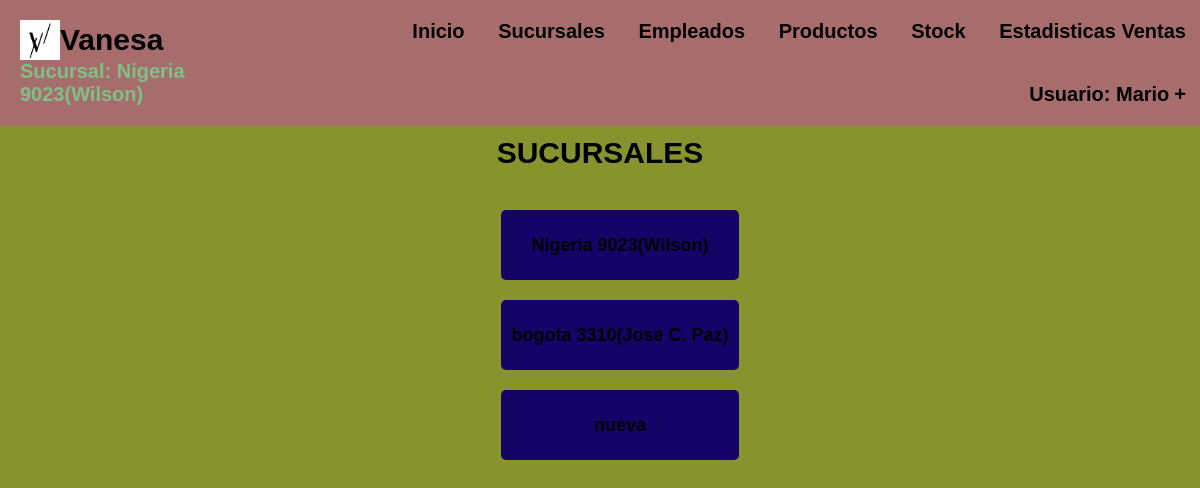
The app's page /Vistas/select.php (signed in) with its own data.
### tables this page shows
CREATE TABLE `infosucursal` (
  `id` int(11) NOT NULL,
  `nombre` varchar(30) NOT NULL,
  `logo` text NOT NULL,
  `bg_color` varchar(10) NOT NULL,
  `header_color` varchar(10) NOT NULL,
  `table_color` varchar(10) NOT NULL,
  `font` varchar(10) NOT NULL,
  `btn` varchar(10) NOT NULL,
  `aside` varchar(10) NOT NULL,
  `aside_btn` varchar(10) NOT NULL
);

CREATE TABLE `sucursales` (
  `Cod_sucursal` int(11) NOT NULL,
  `Direccion` varchar(40) NOT NULL,
  `Capacidad` int(10) NOT NULL,
  `Cod_supervisor` varchar(28) NOT NULL,
  `Fecha` date NOT NULL
);

### Modelos/consultas.php (called while the page is built, shortened)
<?php
	function getSucursales($one=" "){
		require'../Modelos/conexion.php';
		$consulta = $conexion->prepare("SELECT * FROM sucursales $one");
		$consulta->execute();
		$datos = $consulta->fetchAll(PDO::FETCH_ASSOC);
		return $datos;
	}
	function view_tabla($nombre){
		require'../Modelos/conexion.php';
		$consulta = $conexion->prepare("SELECT * FROM $nombre");
		$consulta->execute();
		$datos = $consulta->fetchAll(PDO::FETCH_ASSOC);
		return $datos;
	}
?>

### Vistas/select.php (the view, shortened to what this page needs)
<?php include 'header.php'; ?>
<!DOCTYPE html>
<html lang="en">
<head>
    <link rel="stylesheet" href="../Vistas/styles/style.css">
</head>
<body>
	<section>
        <h1 style="text-align:center;">SUCURSALES</h1>
        <form action="" method="post" class="menu-select">
            <ul class="links">
                <?php
                   $sucursales = getSucursales();
                   foreach($sucursales as $sucursal){
                        echo'<li>
                    <input id="input_head" name="sucursal" type="submit" value="'.$sucursal['Direccion'].'"></li>';
                   }
                ?>
            </ul>
        </form>
    </section>
</body>
</html>

### Vistas/header.php (shortened to what this page needs)
<?php
if(!isset($_SESSION['usuario'])){
  header("location:../index.php");
}
else{
    include_once '../Modelos/consultas.php'; $info=view_tabla('infosucursal');
    ?>
      <link rel="stylesheet" type="text/css" href="styles/style.css">
  <nav id='menu' data-bg="<?= $_SESSION['bg'] ?>" data-header="<?= $_SESSION['header'] ?>" data-th="<?= $_SESSION['th'] ?>" data-font="<?= $_SESSION['font'] ?>" data-btn="<?= $_SESSION['btn'] ?>" data-aside="<?= $_SESSION['aside'] ?>" data-aside_btn="<?= $_SESSION['aside_btn'] ?>"">
    <div style="display: flex;margin-left: 20px;width: 30%;flex-direction: column;">
      <div style="display: flex;align-items: center;">
        <img src="./imgs/logo.png" width="40" height="40" >
        <h2 style="margin:0"><?= $info[0]['nombre'] ?></h2>
      </div>
      <h4 style="color: #7ec088;"><?= isset($_SESSION['sucursal']) ? 'Sucursal: '.$_SESSION['sucursal'] : ''; ?></h4>
    </div>
    <ul>
      <li><a href='select.php'>Inicio</a></li>
      <li><a href='view_sucursales.php'>Sucursales</a></li>
      <li><a href='view_empleados.php'>Empleados</a></li>
      <li><a href='view_productos.php'>Productos</a></li>
      <li><a href='infoStock.php'>Stock</a></li>
      <li><a href='estadisticas.php'>Estadisticas Ventas</a></li>
      <li><a class="dropdown-arrow">Usuario: <?= $_SESSION['usuario'] ?></a>
      </li>
    </ul>
  </nav>
<?php
  }
?>

### Vistas/styles/style.css (style rules this page uses)
* { margin: 0; box-sizing: border-box; }
:root { --header-color:#fff18c; --bg-color:#eeffdb; --table-th-color:#fff18c; --header-font-color:#7ec088; --font-color:black; --aside-color:black; --button-color:#71dbd2; --aside-button-color:#4464AD; }
body { font-family: Arial, sans-serif; background-color: var(--bg-color); font-weight: bold; font-size: 20px; }
section { padding: 10px; height: 90%; }
.menu-select { display: flex; justify-content: center; }
.menu-select .links { list-style: none; display: flex; flex-direction: column; justify-content: center; }
.links li { display: flex; flex-direction: column; justify-content: center; margin-top: 20px; }
.links li input[ type="submit"], .menu .links a { background-color:var(--button-color); color: var(--header-font-color); padding: 10px; font-size: large; font-weight: bold; border:none; border-radius: 5px; height: 70px; cursor: pointer; text-align: center; }
a { text-decoration: none; color: black; }
#menu { position: sticky; top: 0px; display: flex; color: var(--header-font-color); align-items: center; background-color: var(--header-color); padding: 0; }
#menu h2 { display: flex; align-items: center; font-weight: 900; margin-left: 20px; gap:10px; }
#menu ul, #menu li { margin: 0 auto; padding: 0; list-style: none }
#menu ul { width: 100%; text-align: right; }
#menu li { display: inline-block; position: relative; }
#menu a { display: block; line-height: NaNpx; padding: 20px 14px; text-decoration: none; color: var(--header-font-color); font-size: <font style="vertical-align: inherit;"><font style="vertical-align: inherit;">16</font></font>px; }
#menu a.dropdown-arrow:after { content: "\002B"; margin-left: 5px; }
h1 { text-align: center; margin-bottom: 20px; }
#menu > div:nth-child(1) > h4:nth-child(2) { color: #7ec088 !important; }

### records on screen
infosucursal: nombre "Vanesa"
sucursales: sucursal "Nigeria 9023(Wilson)"
sucursales: sucursal "bogota 3310(Jose C. Paz)"
sucursales: sucursal "nueva"

### other values on screen
$_SESSION['sucursal'] "Nigeria 9023(Wilson)"
$_SESSION['usuario'] "Mario"
